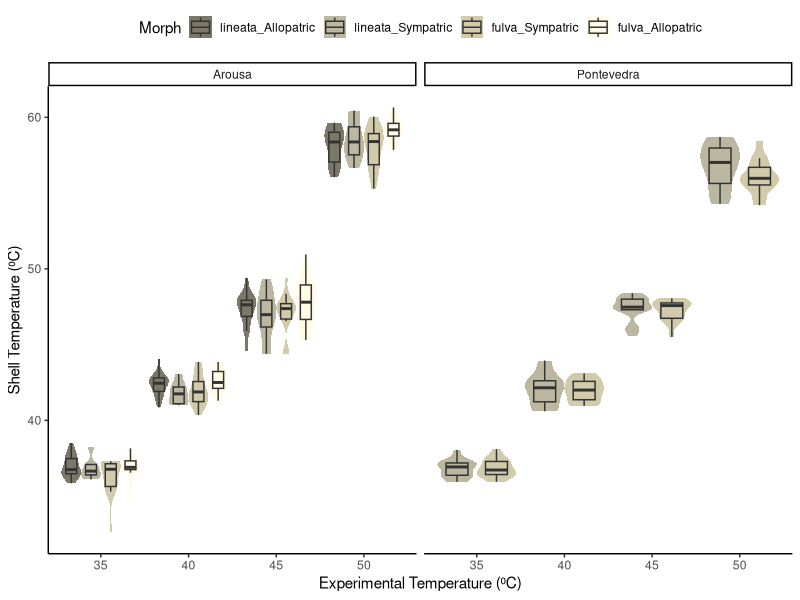
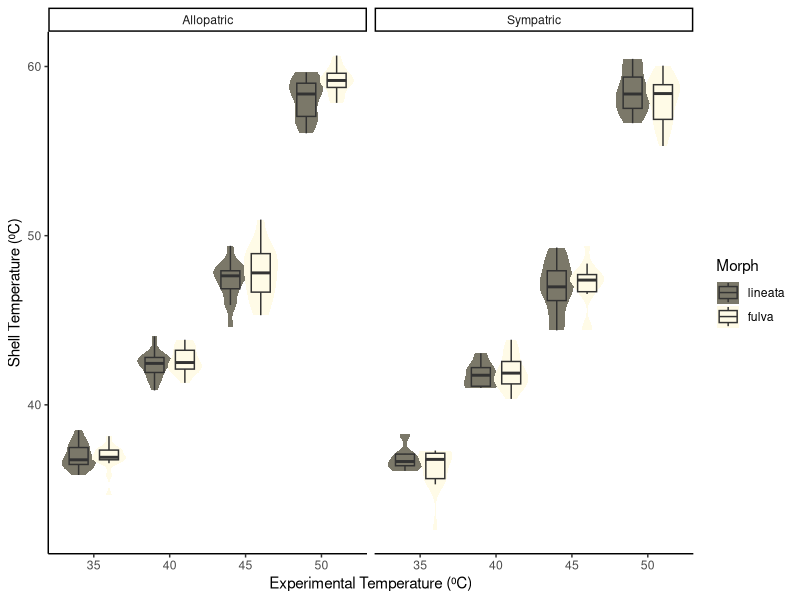
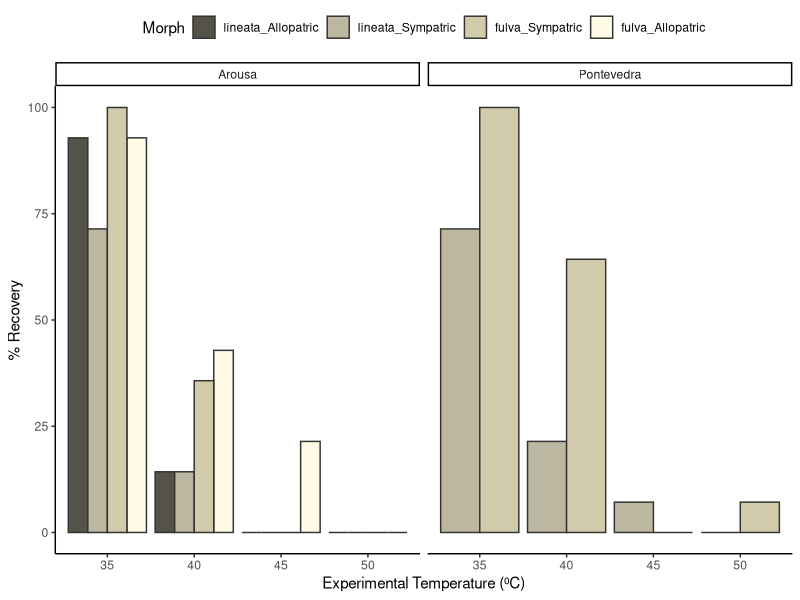
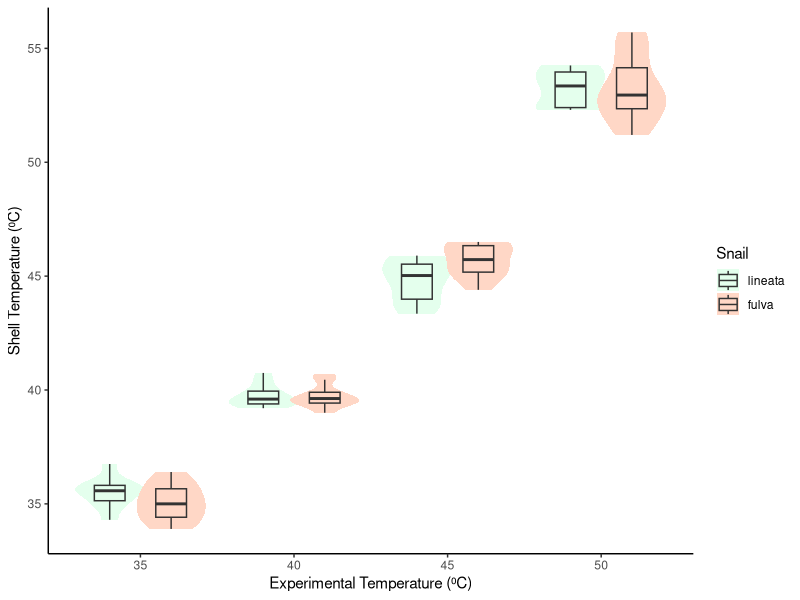

The R source for these figures, in order:
setwd("")# Working directory with the raw data

library(readxl)
rawdata <- read_excel("TS_CC_RData_ShellHeating.xlsx")
str(rawdata)

# Variables as factors and taking the mean of the 2 technical measurements
library(tidyverse)
library(zoo) # Roll mean
datamean <- rawdata %>% 
  mutate(shell_temp = rollmean(shell_temp, k = 2, fill = NA)) %>% 
  filter(row_number() %% 2 != 0, !is.na(shell_temp)) %>% 
  dplyr::select(-tech)

# Data arrangement and overview
data <- datamean %>% 
  mutate(ria = factor(case_when(ria == "1" ~ "Arousa",
                                ria == "2" ~ "Pontevedra")),
         pop = factor(case_when(pop == "1" ~ "Allopatric",
                                pop == "2" ~ "Sympatric")),
         col = factor(case_when(col == "1" ~ "fulva",
                                col == "2" ~ "lineata"),
                      levels = c("lineata", "fulva")),
         temp = factor(case_when(temp == "1" ~ "35",
                                 temp == "2" ~ "40",
                                 temp == "3" ~ "45",
                                 temp == "4" ~ "50")),
         snail = factor(case_when(snail == "0" ~ "Empty",
                                  snail == "1" ~ "Alive"))) %>% 
  mutate(col_pop = factor(interaction(col, pop, sep = "_"), # Interaction variable for plots
                          levels = c("lineata_Allopatric",
                                     "lineata_Sympatric",
                                     "fulva_Sympatric",
                                     "fulva_Allopatric")))

# Alive Analysis ----------------------------------------------------------
# Living snails
alive_data <- data %>% filter(snail == "Alive")
# Boxplots of shell temperature by experimental temperature and color morph from each population type and ria
alive_data %>%
  ggplot(aes(x = temp, 
             y = shell_temp,
             fill = col_pop)) + # By color and  
  geom_violin(linetype = "blank", # Violin plot
              position = position_dodge(0.9),
              scale = "width") +
  geom_boxplot(alpha = 0, # Boxplot
               width = 0.5,
               position = position_dodge(0.9)) +
  facet_grid(. ~ ria) +
  labs(x = "Experimental Temperature (⁰C)",
       y = "Shell Temperature (⁰C)",
       fill = "Morph",
       pattern = "Morph") +
  scale_fill_manual(values = c("lineata_Allopatric" = "#7b7869",
                               "lineata_Sympatric" = "#bcb7a1",
                               "fulva_Sympatric" = "#d1cbac",
                               "fulva_Allopatric" = "#fffbe7")) +
  theme_classic() +
  theme(legend.position = "top")

# Alive snails groups
sympatric_data <- alive_data %>% filter(pop == "Sympatric") # Sympatric populations from both Rias
arousa_data <- alive_data %>% filter(ria == "Arousa") # Ria de Arousa, with sympatric and allopatric populations
pontevedra_data <- alive_data %>% filter(ria == "Pontevedra") # Ria de Pontevedra, with a single sympatric population

# ANOVA of shell temperature over color, experimental temperature and ria within sympatric populations
# Assumptions
library(car) # Levene test
sympatric_data %>%
  group_by(col, temp, ria) %>%
  summarise(sw_p_value = shapiro.test(shell_temp)$p.value)
leveneTest(shell_temp ~ col * temp * ria, data = sympatric_data)
# OUT: normal distribution except for 3 groups, but not homoscedasticity found

# Assumptions using logarithmic transformation on dependent variable
sympatric_data %>%
  group_by(col, temp, ria) %>%
  summarise(sw_p_value = shapiro.test(log(shell_temp))$p.value)
leveneTest(log(shell_temp) ~ col * temp * ria, data = sympatric_data)
# OUT: normal distribution except for 4 groups and homoscedasticity

# ANOVA model; Supplementary Table 5
aov(log(shell_temp) ~ col * temp * ria, data = sympatric_data) %>% summary
# OUT: no effect of shell color, but experimental temperature and its interaction with ria

# Plot alive Arousa; not included
arousa_data %>%
  ggplot(aes(x = temp,
             y = shell_temp,
             fill = col)) + 
  geom_violin(linetype = "blank",
              position = position_dodge(0.8),
              scale = "width") +
  geom_boxplot(alpha = 0,
               width = 0.5,
               position = position_dodge(0.8),) +
  facet_grid(. ~ pop) +
  labs(x = "Experimental Temperature (⁰C)",
       y = "Shell Temperature (⁰C)",
       fill = "Morph",
       pattern = "Morph") +
  scale_fill_manual(values = c("lineata" = "#7b7869",
                               "fulva" = "#fffbe7")) +
  theme_classic()

# ANOVA of shell temperature over color, experimental temperature and ria
# Assumptions
arousa_data %>%
  group_by(col, temp, pop) %>%
  summarise(sw_p_value = shapiro.test(shell_temp)$p.value)
leveneTest(shell_temp ~ col * temp * pop, data = arousa_data)
# OUT: normal distribution except for 2 groups and homoscedasticity

# ANOVA model; Supplementary Table 6
aov(shell_temp ~ col * temp * pop, data = arousa_data) %>% summary
# OUT: no effect of color per se, only its interaction with population type


# Recovery Analysis -------------------------------------------------------
# Plot recovery; Figure 5
alive_data %>%
  group_by(col, temp, pop, col_pop, ria) %>% 
  summarise(recovery = mean(recovery == 1) * 100) %>% 
  ggplot(aes(x = temp,
             y = recovery,
             fill = col_pop)) +
  geom_col(color = "#333333",
           position = position_dodge()) +
  facet_grid(. ~ ria) +
  labs(x = "Experimental Temperature (⁰C)",
       y = "% Recovery",
       fill = "Morph",
       pattern = "Morph") +
  scale_fill_manual(values = c("lineata_Allopatric" = "#555349",
                               "lineata_Sympatric" = "#bcb7a1",
                               "fulva_Sympatric" = "#d1cbac",
                               "fulva_Allopatric" = "#fffbe7")) +
  theme_classic() +
  theme(legend.position = "top")


# Function for Fisher's exact test; recovery ~ color
results <- list()
FTest_color <- function(data) {
  for (temp in c("35", "40", "45", "50")){
    obs <- data %>% # Observed frequencies
      filter(temp == !!temp) %>%
      group_by(col) %>% 
      summarise(alive = sum(recovery == 1),
                dead = sum(recovery == 0)) %>% 
      {matrix(c(.$alive, .$dead), nrow = 2, byrow = TRUE)}
    results[[temp]] <- list(obs %>% fisher.test) # Fisher exact test performance
  }
  return(results)
}

sympatric_data %>% FTest_color
# OUTPUT: fulva morph showed significantly higher survival rates at 35 and 40 C considering both Rias

arousa_data %>% FTest_color
# OUTPUT: no differences between color morphs at any temperature in the Ria de Arousa

arousa_data %>% filter(pop == "Sympatric") %>% FTest_color
# OUTPUT: no differences between sympatric color morphs at any temperature in the Ria de Arousa

arousa_data %>% filter(pop == "Allopatric") %>% FTest_color
# OUTPUT: no differences between allopatric color morphs at any temperature in the Ria de Arousa

# Fisher's exact tests for each case in the Ria de Pontevedra (sympatric populations only)
pontevedra_data %>% FTest_color
# OUTPUT: no differences between allopatric color morphs at any temperature in the Ria de Arousa


# Binary logistic regression of shell temperature over all the variables in sympatric populations; Supplementary Table 7
library(pscl)
glm(recovery ~ col * temp * ria, data = sympatric_data,
    family = "binomial") %>% 
  {list(summary(.), pR2(.))} # 0.6008 McFadden's pseudo R2

# Binary logistic regression of shell temperature over all the variables on Arousa data; Supplementary Table 8
glm(recovery ~ col * temp * pop, data = arousa_data,
    family = "binomial") %>%  
  {list(summary(.), pR2(.))} # 0.6144 McFadden's pseudo R2



# Function for Fisher's exact test; recovery ~ population type 
FTest_pop <- function(data) {
  for (temp in c("35", "40", "45", "50")){
    obs <- data %>% # Observed frequencies
      filter(temp == !!temp) %>%
      group_by(pop) %>% 
      summarise(alive = sum(recovery == 1),
                dead = sum(recovery == 0)) %>% 
      {matrix(c(.$alive, .$dead), nrow = 2, byrow = TRUE)}
    results[[temp]] <- list(obs %>% fisher.test) # Fisher exact test performance
  }
  return(results)
}

arousa_data %>% filter(col == "fulva") %>% FTest_pop
# OUTPUT: no differences between sympatric vs allopatric fulva morph at any temperature in the Ria de Arousa

arousa_data %>% filter(col == "lineata") %>% FTest_pop
# OUTPUT: no differences between sympatric vs allopatric lineata morph  at any temperature in the Ria de Arousa

# Empty data set ----------------------------------------------------------
empty_data <- data %>% filter(snail == "Empty")

## Empty within sympatric populations
emptysym_data <- empty_data %>% filter(pop == "Sympatric")

# Plot
emptysym_data %>% 
  ggplot(aes(x = temp,
             y = shell_temp,
             fill = col)) +
  geom_violin(linetype = "blank",
              position = position_dodge(0.8),
              scale = "width") +
  geom_boxplot(alpha = 0,
               width = 0.4,
               position = position_dodge(0.8)) +
  labs(x = "Experimental Temperature (⁰C)",
       y = "Shell Temperature (⁰C)",
       fill = "Snail") +
  scale_fill_manual(values = c("#e4ffed", "#ffd7c6")) +
  theme_classic()

# LR shell temperature over all the variables on alivempty data
emptysym_data %>% lm(shell_temp ~ col * temp * ria , .) %>% 
  {list(shapiro.test(residuals(.)), ncvTest(.))}
# OUT: normal distribution of residuals, but not homoscedasticity found

# Log-LR model for shell temperature over all the variables on alivempty data
emptysym_data %>% lm(log(shell_temp) ~ col * temp * ria, .) %>% 
  {list(shapiro.test(residuals(.)), ncvTest(.))}
# OUT: normal distribution of residuals and homoscedasticity

# Log-LR model; Supplementary Table 9
emptysym_data %>% lm(log(shell_temp) ~ col * temp * ria, .) %>% summary
# OUT: significance on body presence overall and when reaching 50 Celisius



# ANOVA of shell temperature over color and experimental temperature
# Assumptions
emptysym_data %>%
  group_by(col, temp) %>%
  summarise(sw_p_value = shapiro.test(shell_temp)$p.value)
leveneTest(shell_temp ~ col * temp, data = emptysym_data)
# OUT: normal distribution in all cases, but not homoscedasticity found

# Assumptions using logarithmic transformation on dependent variable
emptysym_data %>%
  group_by(col, temp) %>%
  summarise(sw_p_value = shapiro.test(log(shell_temp))$p.value)
leveneTest(log(shell_temp) ~ col * temp, data = emptysym_data)
# OUT: normal distribution in all cases and homoscedasticity

# ANOVA model; Supplementary Table 10
aov(log(shell_temp) ~ col * temp, data = emptysym_data) %>% summary
# OUT: significance on body presence, experimental temperature and their interaction

# Assumptions using logarithmic transformation on dependant variable
emptyarousa_data <- empty_data %>% filter(ria == "Arousa")
emptyarousa_data %>%  
  group_by(col, temp, pop) %>%
  summarise(sw_p_value = shapiro.test(shell_temp)$p.value)
leveneTest(shell_temp ~ col * temp * pop, data = emptyarousa_data)
# OUT: normal distribution except for one group and homoscedasticity

# ANOVA model; Supplementary Table 11
aov(shell_temp ~ col * temp * pop, data = emptyarousa_data) %>% summary
# OUT: significance on experimental temperature and treatment
